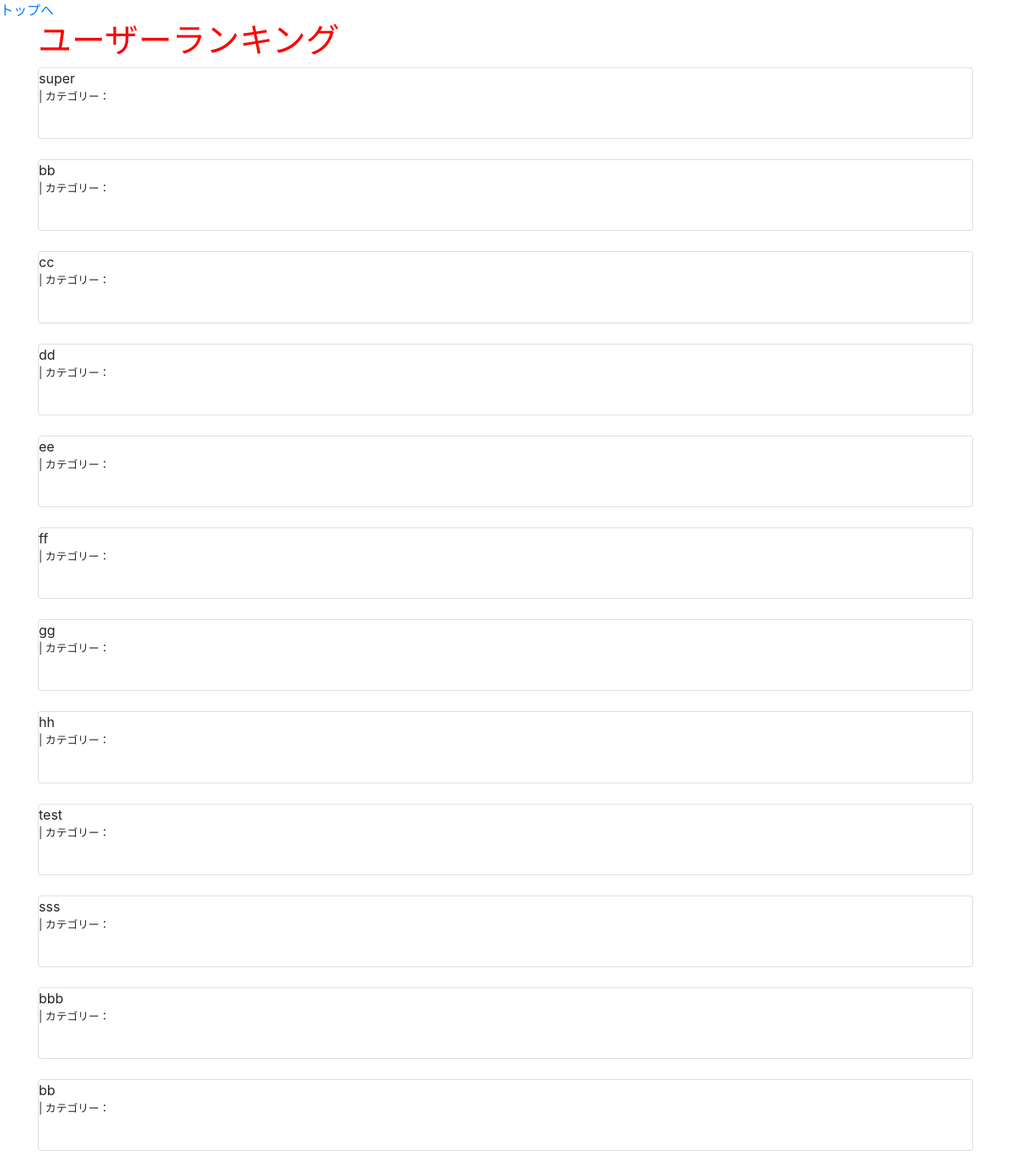
The page /ranking/ on the database as committed earlier.
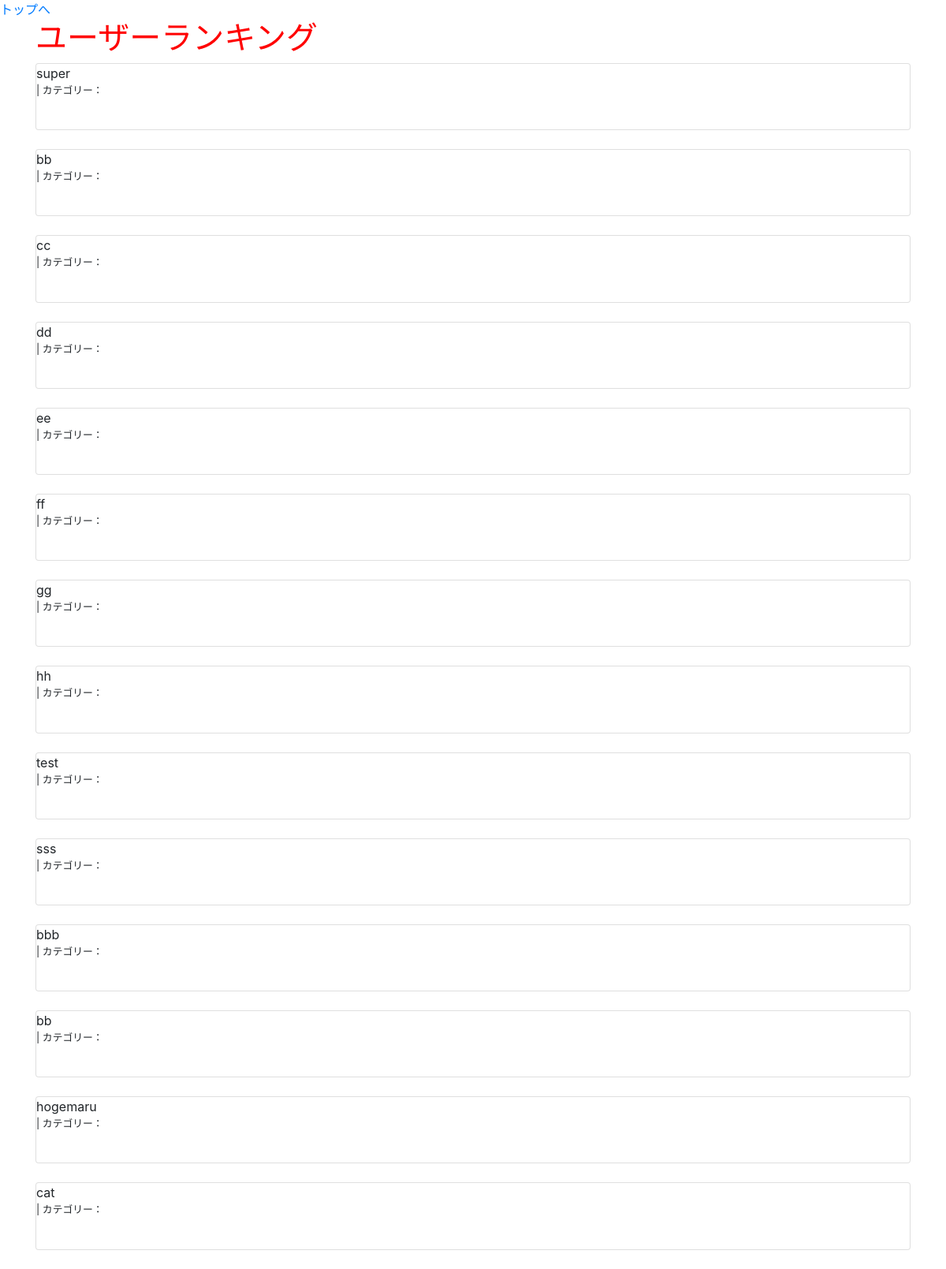
The same page on the database as committed later.
### groomings/models.py (models this page shows, shortened)
class User(AbstractBaseUser, PermissionsMixin):
    username = models.CharField(max_length=150)
    email = models.EmailField(max_length=255, unique=True)
    point = models.IntegerField(default=50)
    follow = models.ManyToManyField(
        'self', blank=True, symmetrical=False, related_name="follower"
    )
    is_active = models.BooleanField(default=True)
    is_staff = models.BooleanField(default=False) # 管理画面にログインできるかどうか
    USERNAME_FIELD = 'email' # このテーブルのレコードを一意に識別
    REQUIRED_FIELDS = ['username'] # スーパーユーザー作成時に入力する(emailとパスワードは必須だからそれ以外で)
    objects = UserManager()

### groomings/views.py (the view)
# urls.py: path(r'ranking/', views.ranking, name='ranking'), # ランキング用のページ
def ranking(request):
    users = User.objects.order_by('-point')
    return render(request, 'groomings/ranking.html',context={"users": users}) # , 'id': user_id})

### groomings/templates/groomings/ranking.html (shortened to what this page needs)
{% extends "groomings/base.html" %}
{% block content %}
  <h1>ユーザーランキング</h1>
{% for userrank in users %}
    <div class="userrank card">
      <div class="card-card-header">
        {{ userrank.username }}
      </div>
      <div class="body">
        <p class="small">{{ userrank.created_at }} | カテゴリー：{{ userrank.category }}</p>
        <br>
      </div>
    </div>
    <br>
  {% endfor %}
{% endblock %}

Rows that differ between the two databases and show on the page:
added User: username "hogemaru"
added User: username "cat"
